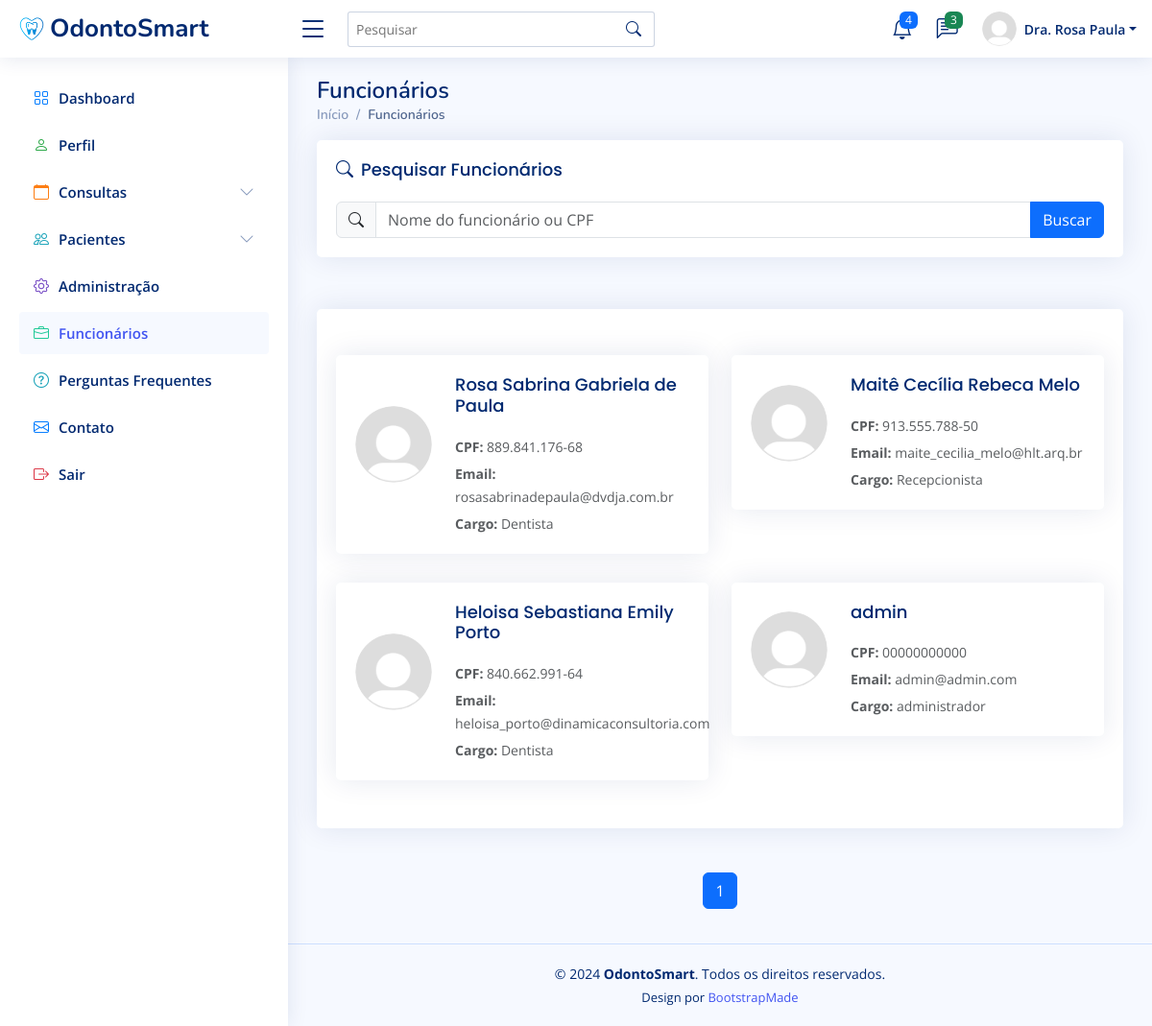
/funcionario/ (signed in), run on the app's committed database.
### clinicaMedica/models.py (models this page shows, shortened)
class Funcionario(AbstractBaseUser, PermissionsMixin):
    SEXO_CHOICES = [
        ('masculino', 'Masculino'),
        ('feminino', 'Feminino'),
    ]
    cpf = models.CharField(max_length=14, unique=True)
    email = models.EmailField(unique=True, blank=False)
    salario = models.DecimalField(max_digits=10, decimal_places=2)
    cargo = models.CharField(max_length=50)
    nome = models.CharField(max_length=50)
    is_first_login = models.BooleanField(default=True)
    is_staff = models.BooleanField(default=False)
    date_joined = models.DateTimeField(verbose_name="Data de Ingresso", default=timezone.now)
    sexo = models.CharField(max_length=15, choices=SEXO_CHOICES, blank=False)
    objects = FuncionarioManager()
    USERNAME_FIELD = 'email'
    REQUIRED_FIELDS = ['cpf', 'nome', 'cargo', 'salario']
    def first_two_names(self):
        parts = self.nome.split()
        if len(parts) == 1:
            name = self.nome
        elif len(parts) == 2:
            name = f"{parts[0]} {parts[1]}"
        else:
            name = f"{parts[0]} {parts[-1]}"
        if hasattr(self, 'dentista'):
            if self.dentista.sexo == 'masculino':
                return f"Dr. {name}"
            else:
                return f"Dra. {name}"
        return name

### clinicaMedica/views.py (the view)
# urls.py: path('funcionario/', views.funcionario, name='funcionario'),
@login_required
def funcionario(request):
    query = request.GET.get('procurar')
    if query:
        lista_de_funcionarios = Funcionario.objects.filter(
            nome__icontains=query
            ).union(
                Funcionario.objects.filter(cpf__icontains=query)
            ).order_by('-id')
    else:
        lista_de_funcionarios = Funcionario.objects.all().order_by('-id')  # Ordena os pacientes pelo id em ordem decrescente
    paginator = Paginator(lista_de_funcionarios, 10)  # Mostra 10 até funcionarios por página
    page_number = request.GET.get('page')
    page_obj = paginator.get_page(page_number)
    return render(request, 'pages.funcionario.html', {'page_obj': page_obj, 'query':query})

### clinicaMedica/templates/pages.funcionario.html (shortened to what this page needs)
{% load static %}
<!DOCTYPE html>
<html lang="pt-br">
  <head>
    <link
      href="{% static 'vendor/bootstrap/css/bootstrap.min.css' %}"
      rel="stylesheet"
    />
    <link
      href="{% static 'vendor/bootstrap-icons/bootstrap-icons.css' %}"
      rel="stylesheet"
    />
    <link
      href="{% static 'vendor/boxicons/css/boxicons.min.css' %}"
      rel="stylesheet"
    />
    <link href="{% static 'vendor/quill/quill.snow.css' %}" rel="stylesheet" />
    <link
      href="{% static 'vendor/quill/quill.bubble.css' %}"
      rel="stylesheet"
    />
    <link
      href="{% static 'vendor/remixicon/remixicon.css' %}"
      rel="stylesheet"
    />
    <link
      href="{% static 'vendor/simple-datatables/style.css' %}"
      rel="stylesheet"
    />
    <link href="{% static 'css/style.css' %}" rel="stylesheet" />
  </head>
  <body>
    <header id="header" class="header fixed-top d-flex align-items-center">
      <div class="d-flex align-items-center justify-content-between">
        <a href="{% url 'dashboard' %}" class="logo d-flex align-items-center">
          <img src="{% static 'img/logo.png' %}" alt="" />
          <span class="d-none d-lg-block">OdontoSmart</span>
        </a>
        <i class="bi bi-list toggle-sidebar-btn"></i>
      </div>
      <div class="search-bar">
        <form
          class="search-form d-flex align-items-center"
          method="POST"
          action="#"
        >
          <input
            type="text"
            name="query"
            placeholder="Pesquisar"
            title="Pesquisar"
          />
          <button type="submit" title="Pesquisar">
            <i class="bi bi-search"></i>
          </button>
        </form>
      </div>
      <nav class="header-nav ms-auto">
        <ul class="d-flex align-items-center">
          <li class="nav-item dropdown">
            <a class="nav-link nav-icon" href="#" data-bs-toggle="dropdown">
              <i class="bi bi-bell"></i>
              <span class="badge bg-primary badge-number">4</span> </a
            >
          </li>
          <li class="nav-item dropdown">
            <a class="nav-link nav-icon" href="#" data-bs-toggle="dropdown">
              <i class="bi bi-chat-left-text"></i>
              <span class="badge bg-success badge-number">3</span> </a
            >
          </li>
          <li class="nav-item dropdown pe-3">
            <a
              class="nav-link nav-profile d-flex align-items-center pe-0"
              href="#"
              data-bs-toggle="dropdown"
            >
              <img
                src="{% static 'img/profile-img.png' %}"
                alt="Perfil"
                class="rounded-circle"
              />
              <span class="d-none d-md-block dropdown-toggle ps-2"
                >{{ user.first_two_names }}</span
              > </a
            >
          </li>
        </ul>
      </nav>
    </header>
    <aside id="sidebar" class="sidebar">
      <ul class="sidebar-nav" id="sidebar-nav">
        <li class="nav-item">
          <a class="nav-link collapsed" href="{% url 'dashboard' %}">
            <i class="bi bi-grid" style="color: #007bff"></i>
            <span>Dashboard</span>
          </a>
        </li>
        <li class="nav-item">
          <a class="nav-link collapsed" href="{% url 'perfil' %}">
            <i class="bi bi-person" style="color: #28a745"></i>
            <span>Perfil</span>
          </a>
        </li>
        <li class="nav-item">
          <a
            href="#"
            class="nav-link collapsed"
            data-bs-target="#consultas-nav"
            data-bs-toggle="collapse"
          >
            <i class="bi bi-calendar" style="color: #fd7e14"></i>
            <span>Consultas</span>
            <i class="bi bi-chevron-down ms-auto"></i>
          </a>
        </li>
        <li class="nav-item">
          <a
            href="#"
            class="nav-link collapsed"
            data-bs-target="#pacientes-nav"
            data-bs-toggle="collapse"
          >
            <i class="bi bi-people" style="color: #17a2b8"></i>
            <span>Pacientes</span>
            <i class="bi bi-chevron-down ms-auto"></i>
          </a>
        </li>
        {% if user.is_superuser %}
        <li class="nav-item">
          <a class="nav-link collapsed" href="{% url 'admin:index' %}">
            <i class="bi bi-gear" style="color: #6f42c1"></i>
            <span>Administração</span>
          </a>
        </li>
        {% endif %}
        <li class="nav-item">
          <a class="nav-link" href="{% url 'funcionario' %}">
            <i class="bi bi-briefcase" style="color: #20c997"></i>
            <span>Funcionários</span>
          </a>
        </li>
        <li class="nav-item">
          <a class="nav-link collapsed" href="{% url 'faq' %}">
            <i class="bi bi-question-circle" style="color: #17a2b8"></i>
            <span>Perguntas Frequentes</span>
          </a>
        </li>
        <li class="nav-item">
          <a class="nav-link collapsed" href="{% url 'contato' %}">
            <i class="bi bi-envelope" style="color: #007bff"></i>
            <span>Contato</span>
          </a>
        </li>
        <li class="nav-item">
          <a class="nav-link collapsed" href="{% url 'logout' %}">
            <i class="bi bi-box-arrow-right" style="color: #dc3545"></i>
            <span>Sair</span>
          </a>
        </li>
      </ul>
    </aside>
    <main id="main" class="main">
      <div class="pagetitle">
        <h1>Funcionários</h1>
        <nav>
          <ol class="breadcrumb">
            <li class="breadcrumb-item">
              <a href="{% url 'dashboard' %}">Início</a>
            </li>
            <li class="breadcrumb-item active">Funcionários</li>
          </ol>
        </nav>
      </div>
      <div class="row mb-4">
        <div class="col">
          <div class="card">
            <div class="card-body">
              <h5 class="card-title">
                <i class="bi bi-search me-2"></i>Pesquisar Funcionários
              </h5>
              <form method="get" action="{% url 'funcionario' %}">
                <div class="input-group">
                  <span class="input-group-text"
                    ><i class="bi bi-search"></i
                  ></span>
                  <input
                    type="text"
                    class="form-control"
                    placeholder="Nome do funcionário ou CPF"
                    id="searchInput"
                    value="{{ query|default:'' }}"
                    name="procurar"
                  />
                  <button class="btn btn-primary" type="submit">Buscar</button>
                </div>
              </form>
            </div>
          </div>
        </div>
      </div>
      <section class="card">
        <div class="card-body">
          <div class="row mt-5" id="funcionarioList">
            {% for funcionario in page_obj %}
            <div class="col-lg-6">
              <div class="card funcionario-card">
                <div class="card-body">
                  <div class="d-flex align-items-center">
                    <img
                      src="{% static 'img/profile-img.png' %}"
                      alt="{{ funcionario.nome }}"
                      class="funcionario-img me-4"
                    />
                    <div>
                      <h5 class="card-title mb-1">{{ funcionario.nome }}</h5>
                      <p class="card-text mb-1">
                        <small class="text-muted"
                          ><strong>CPF:</strong> {{ funcionario.cpf }}</small
                        >
                      </p>
                      <p class="card-text mb-1">
                        <small class="text-muted"
                          ><strong>Email:</strong> {{ funcionario.email }}</small
                        >
                      </p>
                      <p class="card-text">
                        <small class="text-muted"
                          ><strong>Cargo:</strong> {{ funcionario.cargo }}</small
                        >
                      </p>
                    </div>
                  </div>
                </div>
              </div>
            </div>
            {% endfor %}
          </div>
        </div>
      </section>
      <nav aria-label="Page navigation" class="pt-3">
        <ul class="pagination justify-content-center">
           {% for num in page_obj.paginator.page_range %}
          <li
            class="page-item {% if page_obj.number == num %}active{% endif %}"
          >
            <a class="page-link" href="?page={{ num }}">{{ num }}</a>
          </li>
          {% endfor %}
        </ul>
      </nav>
    </main>
    <footer id="footer" class="footer">
      <div class="copyright">
        &copy; 2024 <strong><span>OdontoSmart</span></strong
        >. Todos os direitos reservados.
      </div>
      <div class="credits">
        Design por <a href="https://bootstrapmade.com/">BootstrapMade</a>
      </div>
    </footer>
  </body>
</html>

### clinicaMedica/static/css/style.css (style rules this page uses)
:root { scroll-behavior: smooth; }
body { font-family: "Open Sans", sans-serif; background: #f6f9ff; color: #444444; }
a { color: #4154f1; text-decoration: none; }
h1, h2, h3, h4, h5, h6 { font-family: "Nunito", sans-serif; }
#main { margin-top: 60px; padding: 20px 30px; transition: all 0.3s; }
.pagetitle { margin-bottom: 10px; }
.pagetitle h1 { font-size: 24px; margin-bottom: 0; font-weight: 600; color: #012970; }
.card { margin-bottom: 30px; border: none; border-radius: 5px; box-shadow: 0px 0 30px rgba(1, 41, 112, 0.1); }
.card-title { padding: 20px 0 15px 0; font-size: 18px; font-weight: 500; color: #012970; font-family: "Poppins", sans-serif; }
.card-body { padding: 0 20px 20px 20px; }
.breadcrumb { font-size: 14px; font-family: "Nunito", sans-serif; color: #899bbd; font-weight: 600; }
.breadcrumb a { color: #899bbd; transition: 0.3s; }
.breadcrumb .breadcrumb-item::before { color: #899bbd; }
.breadcrumb .active { color: #51678f; font-weight: 600; }
.logo { line-height: 1; }
@media (min-width: 1200px) { .logo { width: 280px; } }
.logo img { max-height: 26px; margin-right: 6px; }
.logo span { font-size: 26px; font-weight: 700; color: #012970; font-family: "Nunito", sans-serif; }
.header { transition: all 0.5s; z-index: 997; height: 60px; box-shadow: 0px 2px 20px rgba(1, 41, 112, 0.1); background-color: #fff; padding-left: 20px; }
.header .toggle-sidebar-btn { font-size: 32px; padding-left: 10px; cursor: pointer; color: #012970; }
.header .search-bar { min-width: 360px; padding: 0 20px; }
.header .search-form { width: 100%; }
.header .search-form input { border: 0; font-size: 14px; color: #012970; border: 1px solid rgba(1, 41, 112, 0.2); padding: 7px 38px 7px 8px; border-radius: 3px; transition: 0.3s; width: 100%; }
.header .search-form button { border: 0; padding: 0; margin-left: -30px; background: none; }
.header .search-form button i { color: #012970; }
.header-nav ul { list-style: none; }
.header-nav>ul { margin: 0; padding: 0; }
.header-nav .nav-icon { font-size: 22px; color: #012970; margin-right: 25px; position: relative; }
.header-nav .nav-profile { color: #012970; }
.header-nav .nav-profile img { max-height: 36px; }
.header-nav .nav-profile span { font-size: 14px; font-weight: 600; }
.header-nav .badge-number { position: absolute; inset: -2px -5px auto auto; font-weight: normal; font-size: 12px; padding: 3px 6px; }
.sidebar { position: fixed; top: 60px; left: 0; bottom: 0; width: 300px; z-index: 996; transition: all 0.3s; padding: 20px; overflow-y: auto; scrollbar-width: thin; scrollbar-color: #aab7cf transparent; box-shadow: 0px 0px 20px rgba(1, 41, 112, 0.1); background-color: #fff; }
@media (min-width: 1200px) { #main, #footer { margin-left: 300px; } }
.sidebar-nav { padding: 0; margin: 0; list-style: none; }
.sidebar-nav li { padding: 0; margin: 0; list-style: none; }
.sidebar-nav .nav-item { margin-bottom: 5px; }
.sidebar-nav .nav-link { display: flex; align-items: center; font-size: 15px; font-weight: 600; color: #4154f1; transition: 0.3; background: #f6f9ff; padding: 10px 15px; border-radius: 4px; }
.sidebar-nav .nav-link i { font-size: 16px; margin-right: 10px; color: #4154f1; }
.sidebar-nav .nav-link.collapsed { color: #012970; background: #fff; }
.sidebar-nav .nav-link.collapsed i { color: #899bbd; }
.sidebar-nav .nav-link .bi-chevron-down { margin-right: 0; transition: transform 0.2s ease-in-out; }
.funcionario-img { width: 80px; height: 80px; object-fit: cover; border-radius: 50%; }
.funcionario-card { transition: all 0.3s; }
.footer { padding: 20px 0; font-size: 14px; transition: all 0.3s; border-top: 1px solid #cddfff; }
.footer .copyright { text-align: center; color: #012970; }
.footer .credits { padding-top: 5px; text-align: center; font-size: 13px; color: #012970; }

### data on the page
Funcionario: first_two_names "Dra. Rosa Paula", nome "Rosa Sabrina Gabriela de Paula", cpf "889.841.176-68", email "rosasabrinadepaula@dvdja.com.br", cargo "Dentista"
Funcionario: nome "Maitê Cecília Rebeca Melo", cpf "913.555.788-50", email "maite_cecilia_melo@hlt.arq.br", cargo "Recepcionista"
Funcionario: nome "Heloisa Sebastiana Emily Porto", cpf "840.662.991-64", email "heloisa_porto@dinamicaconsultoria.com", cargo "Dentista"
Funcionario: nome "admin", cpf "00000000000", email "admin@admin.com", cargo "administrador"

### other printed values
{{ num }} "1"
